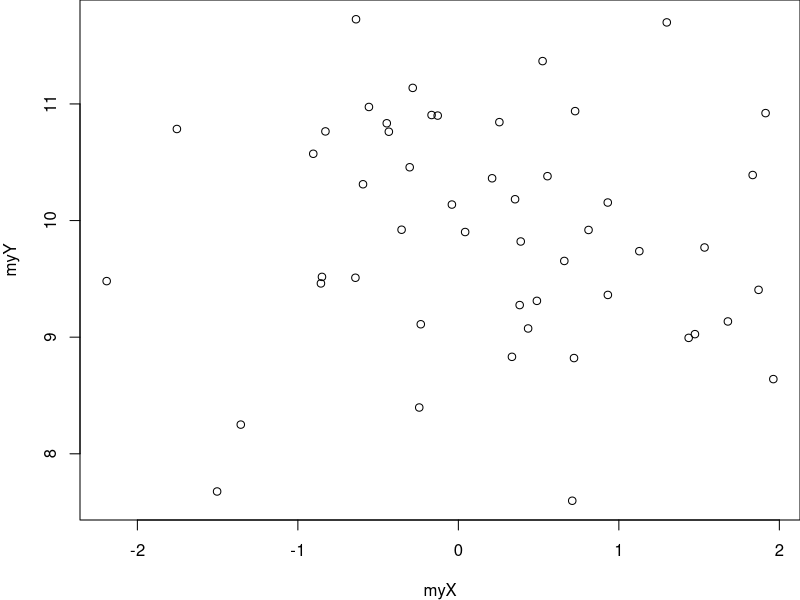
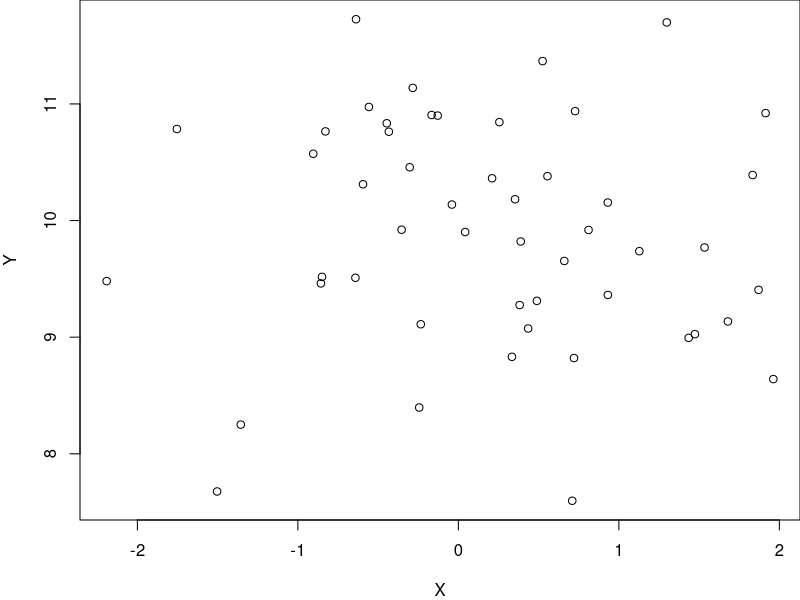
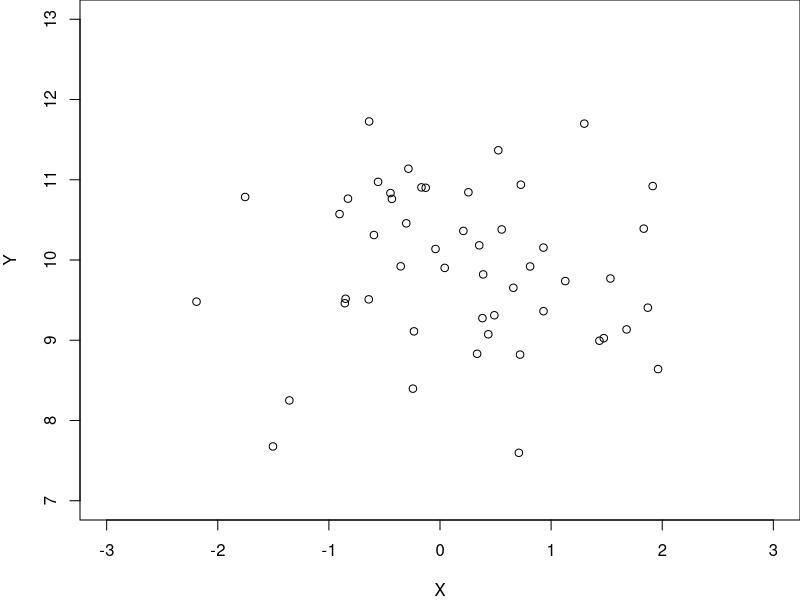
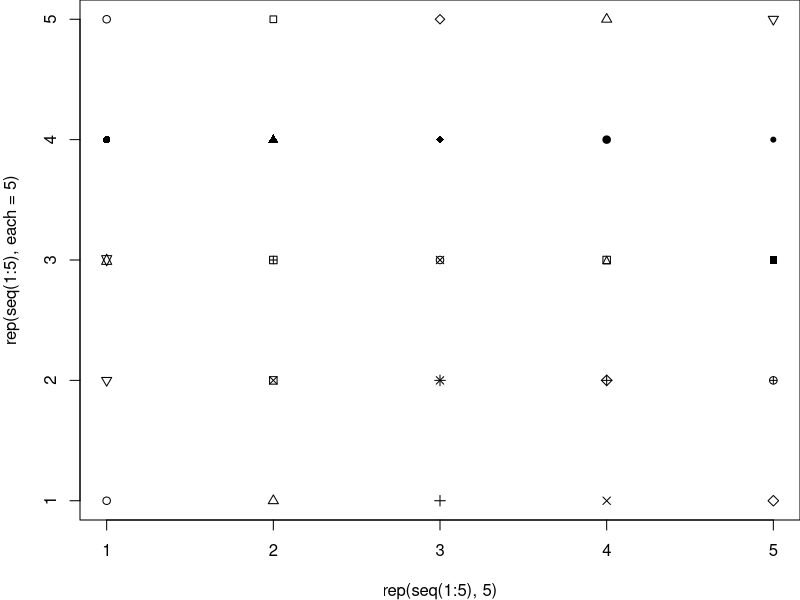
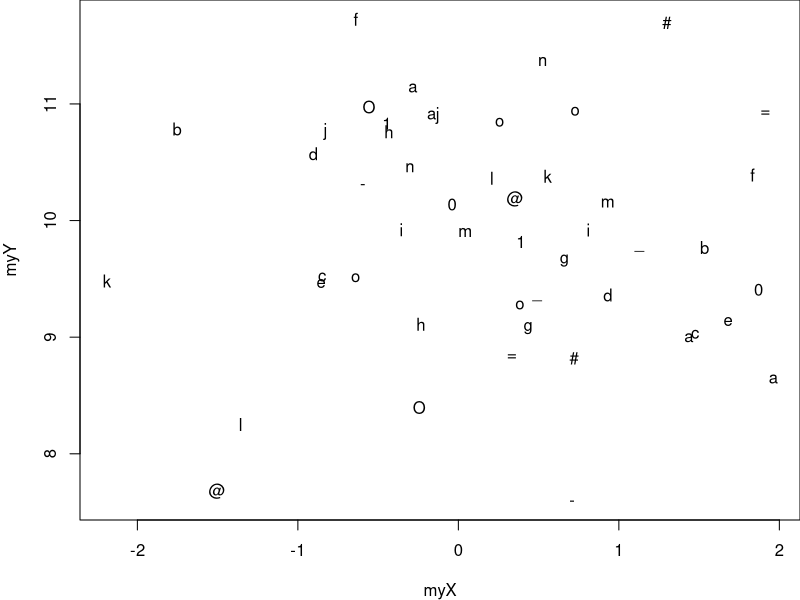
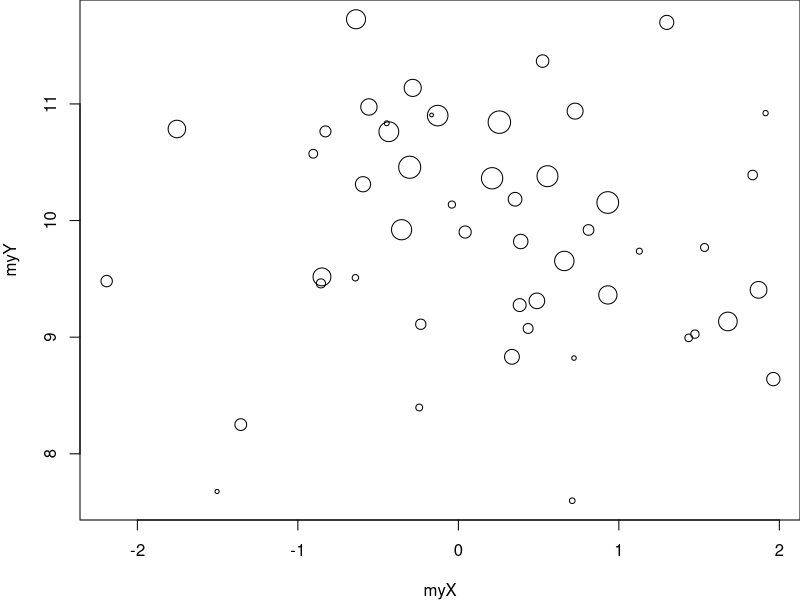
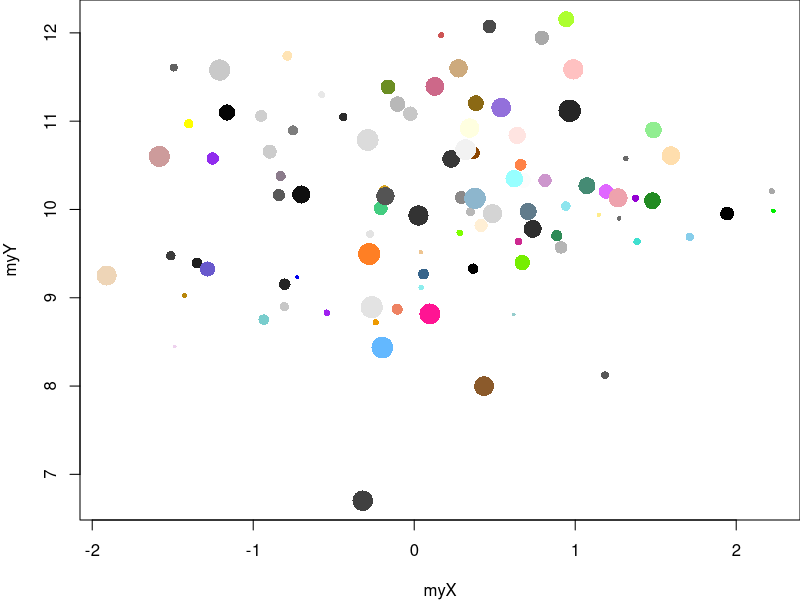
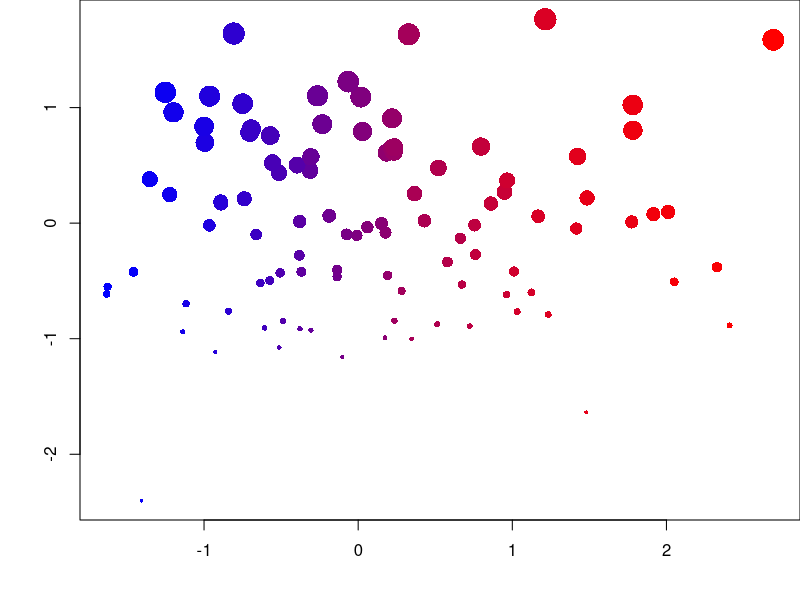

Recreate these plots in R, in order.
## ---- chunk 1
op <- par(no.readonly = TRUE)
## ---- chunk 2
# tirage aléatoire de 50 valeurs dans une loi Normale
myX <- rnorm(50, mean = 0, sd = 1) 
myY <- rnorm(50, mean = 10, sd = 1)
par(mar = c(4, 4, 0, 0)) # réduction des marges
plot(x = myX, y = myY)
## ---- chunk 3
par(mar = c(4, 4, 0, 0)) # réduction des marges
plot(x = myX, y = myY, 
  xlab = "X", ylab = "Y")
## ---- chunk 4
par(mar = c(4, 4, 0, 0)) # réduction des marges
plot(x = myX, y = myY, 
  xlab = "X", ylab = "Y", 
  xlim = c(-3, 3), ylim = c(7, 13))
## ---- chunk 5
par(mar = c(4, 4, 0, 0)) # réduction des marges
plot(x = rep(seq(1:5), 5), y = rep(seq(1:5), each = 5),
  pch = 1:25)
plot(x = myX, y = myY, 
  pch = c(
    "a", "@", "#", "1", "=", "-", "_", "o", "O", "0", 
    letters[1:15]))
## ---- chunk 6
par(mar = c(4, 4, 0, 0)) # réduction des marges
plot(x = myX, y = myY, 
  cex = seq(from = 0.5, to = 3, length.out = 50))
## ---- chunk 7
myX <- rnorm(100, mean = 0, sd = 1)
myY <- rnorm(100, mean = 10, sd = 1)
par(mar = c(4, 4, 0, 0)) # réduction des marges
plot(x = myX, y = myY, 
  cex = seq(from = 0.5, to = 3, length.out = 100),
  pch = 16,
  col = sample(colors(), 100))
## ---- chunk 8
myX <- rnorm(100)
myY <- rnorm(100)
dfGraph <- data.frame(myX, myY)
dfGraph <- dfGraph[order(dfGraph$myX),]
dfGraph$myCol <- colorRampPalette(c("blue", "red"))(100)
dfGraph <- dfGraph[order(dfGraph$myY),]
dfGraph$myCex <- seq(from = 0.5, to = 3, length.out = 100)
par(mar = c(4, 4, 0, 0)) # réduction des marges
plot(x = dfGraph$myX, y = dfGraph$myY, 
  cex = dfGraph$myCex, pch = 16, col = dfGraph$myCol, 
  xlab = "", ylab = "")
## ---- chunk 9
myX <- 1:20
myY <- rnorm(20, mean = 10, sd = 1)
par(mar = c(4, 4, 0, 0)) # réduction des marges
plot(x = myX, y = myY, 
  type = 'b') # 'p', 'l', 'b', 'c', 'o', 'h', 's', 'S', 'n'
## ---- chunk 10
par(mfrow = c(1, 2), mar = c(4, 4, 0, 0))
plot(x = myX, y = myY, 
  type = 'b', pch = 16, cex = 3) 
grid(lwd = 3, lty = 1)
plot(x = myX, y = myY, 
  type = 'b', pch = 16, cex = 3, 
  panel.first = grid(lwd = 3, lty = 1)) 
par(mfrow = c(1, 1))
## ---- chunk 11
op <- par(no.readonly = TRUE)
par(mfrow = c(2, 2), mar = c(2, 2, 1, 1))
graph4 <- lapply(1:4, function(i){
  plot(x = rnorm(100), 
    y = rnorm(100), 
    col = i, pch = 16)
})
par(op)
## ---- chunk 12
myX <- rnorm(100)
myY <- rnorm(100)
par(mar = c(4, 4, 0, 0)) 
plot(x = myX, y = myY, 
  xlim = c(-4, 4), ylim = c(-4, 4),   
  pch = 16, cex = 1.5, 
  col = sample(colors(), size = 100),
  panel.first = {
    grid()
    abline(v = c(min(myX), max(myX)), lty = 2)
    abline(h = c(min(myY), max(myY)), lty = 2)
    abline(v = mean(myX), lty = 1)
    abline(h = mean(myY), lty = 1)
})
## ---- chunk 13
op <- par(no.readonly = TRUE)
par(mfrow = c(2, 2), mar = c(2, 2, 1, 1))
myX <- list(
  rnorm(1000),
  rgamma(1000, shape = 1),
  sample(1:100, size = 1000, replace = TRUE),
  rbeta(1000, shape1 = 1, shape2 = 2)
)
myTitle <- c("Normal", "Gamma", "Uniform", "Beta")
tr <- lapply(1:4, function(i){
  hist(myX[[i]], 
    col = heat.colors(15), 
    main = myTitle[i]
  )
})
par(op)
## ---- chunk 14
myX <- c(4, 5, 8)
par(mar = c(3, 3, 1, 1)) 
barplot(myX, names.arg = c("A", "B", "C"))
## ---- chunk 15
op <- par(no.readonly = TRUE)
par(mfrow = c(1, 2), mar = c(2, 2, 1, 1))
myX <- matrix(c(4, 5, 8, 4, 6, 2), nrow = 2)
barplot(myX, names.arg = c("A", "B", "C"))
myX <- matrix(c(4, 5, 8, 4, 6, 2, 3, 4, 5), nrow = 3)
barplot(myX, names.arg = c("A", "B", "C"))
par(op)
## ---- chunk 16
n <- 50
myX <- rnorm(n)
myY <- rnorm(n)
myCol <- c(2, sample(c(4, 2), size = (n - 1), replace = TRUE))
myColors <- colorRampPalette(c("blue", "red"))(100)
myYCut <- cut(myY, breaks = -4:4)
myXCut <- cut(myX, breaks = -4:4)
myYCutCol <- table(myCol, myYCut)
myXCutCol <- table(myCol, myXCut)
xCol <- round(
  myXCutCol[1,] / (myXCutCol[1,] + myXCutCol[2,]) * 100
)
xCol[is.na(xCol) | xCol == 0] <- 1
yCol <- round(
  myYCutCol[1,] / (myYCutCol[1,] + myYCutCol[2,]) * 100
)
yCol[is.na(yCol) | yCol == 0] <- 1
op <- par(no.readonly = TRUE)
par(mar = c(2, 3, 1, 1))
layout(matrix(c(1, 1, 0, 
                2, 2, 3, 
                2, 2, 3), ncol = 3, byrow = TRUE))
barplot(table(myXCut), las = 1, col = myColors[xCol])
plot(x = myX, y = myY, col = myCol, pch = 16, 
  xlim = c(-4, 4), ylim = c(-4, 4), cex = 1.5, 
  panel.first = grid())
barplot(
  table(myYCut), 
  las = 1, 
  horiz = TRUE, 
  col = myColors[yCol])
par(op)
## ---- chunk 17
graphBarplotCol <- function(n){
  myX <- rnorm(n)
  myY <- rnorm(n)
  myCol <- c(2, sample(c(4, 2), size = (n - 1), replace = TRUE))
  myColors <- colorRampPalette(c("blue", "red"))(100)
  myYCut <- cut(myY, breaks = -4:4)
  myXCut <- cut(myX, breaks = -4:4)
  myYCutCol <- table(myCol, myYCut)
  myXCutCol <- table(myCol, myXCut)
  xCol <- round(
    myXCutCol[1,] / (myXCutCol[1,] + myXCutCol[2,]) * 100
  )
  xCol[is.na(xCol) | xCol == 0] <- 1
  yCol <- round(
    myYCutCol[1,] / (myYCutCol[1,] + myYCutCol[2,]) * 100
  )
  yCol[is.na(yCol) | yCol == 0] <- 1
  op <- par(no.readonly = TRUE)
  par(mar = c(2, 3, 1, 1))
  layout(matrix(c(1, 1, 0, 
                  2, 2, 3, 
                  2, 2, 3), ncol = 3, byrow = TRUE))
  barplot(table(myXCut), las = 1, col = myColors[xCol])
  plot(x = myX, y = myY, col = myCol, pch = 16, 
    xlim = c(-4, 4), ylim = c(-4, 4), cex = 1.5, 
    panel.first = grid())
  barplot(
    table(myYCut), 
    las = 1, 
    horiz = TRUE, 
    col = myColors[yCol])
  par(op)
}
graphBarplotCol(n = 1000)
## ---- chunk 18
par(mar = c(3, 1, 1, 1)) # réduction des marges
barplot(rnorm(20), horiz = TRUE, col = rainbow(20))
## ---- chunk 19
gender <- data.frame(
  m = cut(sample(1:75, 1000, replace = TRUE), 
    breaks = seq(from = 0, to = 80, by = 10)), 
  f = cut(sample(1:75, 1000, replace = TRUE), 
    breaks = seq(from = 0, to = 80, by = 10))
)
op <- par(no.readonly = TRUE)
par(mfrow = c(1, 2), mar = c(2, 1, 2, 1))
barplot(-table(gender$f), horiz = TRUE, col = "salmon")
barplot(table(gender$m), horiz = TRUE, col = "lightblue")
par(op)
## ---- chunk 20
df <- data.frame(
  box1 = rnorm(1000), 
  box2 = rgamma(1000, shape = 1), 
  box3 = sample(-3:3, size = 1000, replace = TRUE),
  box4 = rbeta(1000, shape1 = 1, shape2 = 2)
)
par(mar = c(2, 2, 0, 0)) # réduction des marges
boxplot(df, col = c(rgb(0, 94, 255, maxColorValue = 255),  
  rgb(255, 0, 174, maxColorValue = 255),  
  rgb(255, 136, 0, maxColorValue = 255),  
  rgb(119, 255, 0, maxColorValue = 255)))
## ---- chunk 21
df$cat <- sample(
  c("w", "x", "y", "z"), 
  size = 1000, 
  replace = TRUE)
par(mar = c(4, 4, 0, 0)) 
boxplot(df$box3 ~ df$cat, 
  col = c(rgb(0, 94, 255, maxColorValue = 255),  
    rgb(255, 0, 174, maxColorValue = 255),  
    rgb(255, 136, 0, maxColorValue = 255),  
    rgb(119, 255, 0, maxColorValue = 255)), 
  ylab = "Box3")
df$cat2 <- sample(1:3, size = 1000, replace = TRUE)
par(mar = c(2, 2, 0, 0)) 
boxplot(df$box4 ~ df$cat*df$cat2, col = c(
  rgb(0, 94, 255, maxColorValue = 255),  
  rgb(255, 0, 174, maxColorValue = 255),  
  rgb(255, 136, 0, maxColorValue = 255),  
  rgb(119, 255, 0, maxColorValue = 255)), ylab = "Box4")
## ---- chunk 22
df$cat <- sample(
  c("w", "x", "y", "z"), 
  size = 1000, 
  replace = TRUE)
par(mar = c(2, 2, 0, 0)) 
boxplot(df$box2 ~ df$cat, horizontal = TRUE, 
  col = c(rgb(255, 110, 0, maxColorValue = 255),  
  rgb(230, 255, 0, maxColorValue = 255),  
  rgb(0, 178, 255, maxColorValue = 255),  
  rgb(166, 0, 255, maxColorValue = 255)), xlab = "Box2")
